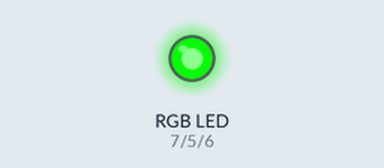
This sketch was run on a simulated Arduino Uno, built with avr-gcc and run on an emulated ATmega328P. On the bench: an RGB LED mixed from three pins (HIGH = lit).

Above: at 0.5 s.
At 1.5 s:
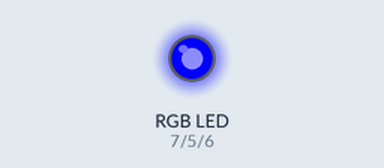
At 5.5 s:
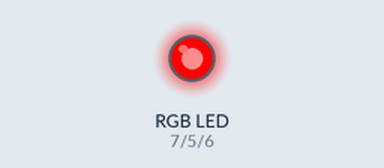
Timing chart, 0 to 6.9 s (numbered marks = the images above):
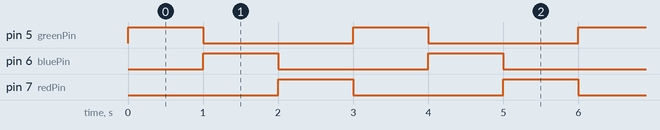

Measured:
- by itself, pin 5 (greenPin), pin 6 (bluePin), pin 7 (redPin): alternates HIGH for 1.0 s and LOW for 2.0 s
- by itself, everything shown: repeats every 3.0 s, in 3 steps

The sketch:

RGBLED.ino
```cpp
int greenPin = 5;
int bluePin = 6;
int redPin = 7;


void setup()
{
  pinMode(greenPin, OUTPUT);
  pinMode(bluePin, OUTPUT);
  pinMode(redPin, OUTPUT);
}

void loop()
{
  digitalWrite(greenPin, HIGH);
  digitalWrite(bluePin, LOW);
  digitalWrite(redPin, LOW);
  delay(1000);
  digitalWrite(greenPin, LOW);
  digitalWrite(bluePin, HIGH);
  digitalWrite(redPin, LOW);
  delay(1000);
  digitalWrite(greenPin, LOW);
  digitalWrite(bluePin, LOW);
  digitalWrite(redPin, HIGH);
  delay(1000);

}
```
